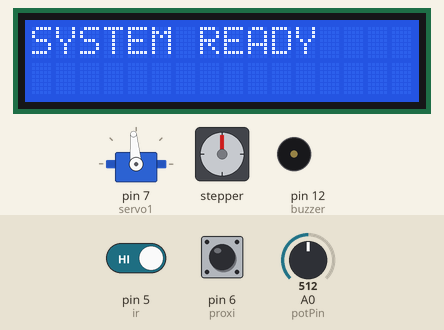
Simulated run of this sketch. Board: Arduino Uno, built with avr-gcc and run on an emulated ATmega328P. Parts: 16×2 character LCD, servo, stepper motor, buzzer (waves = sounding). Inputs (shaded band) come from the test bench; at power-on: pin 5 (ir) HIGH, pin 6 (proxi) HIGH, A0 (potPin) = 512. Stepper angles assume 4096 steps per turn; what the sketch prints to the serial monitor is not drawn.

Above: at 4.2 s.
4.3 s: pin 5 (ir) driven LOW
At 10.2 s:
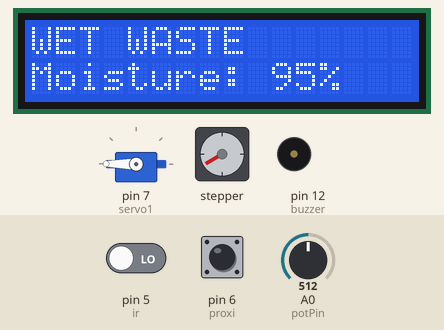
13.3 s: pin 6 (proxi) pulled LOW for 3.2 s
At 19.6 s:
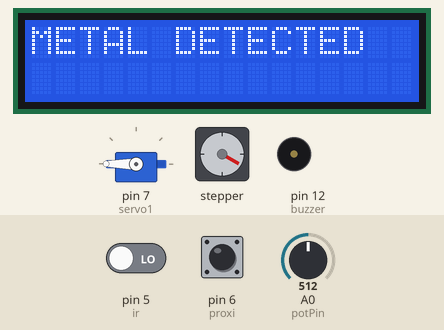
25.5 s: A0 (potPin) set to 923
At 27.9 s:
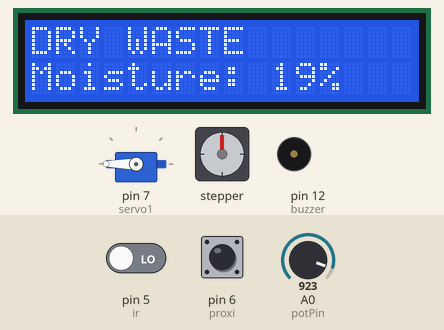
28.5 s: A0 (potPin) set to 902
At 31.7 s:
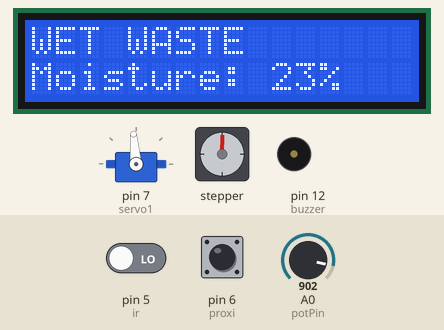
Timing chart, 0 to 31.8 s (numbered marks = the images above; inputs shaded):
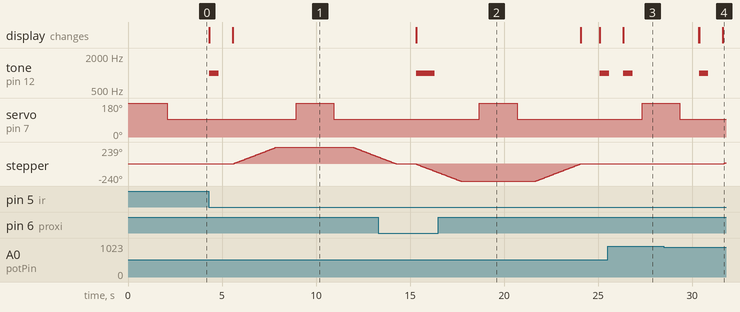

Measured:
- the behaviour switches between 916 and 915 on A0 (potPin) (found by bisection; images 3 and 4)
- after the input at 4.3 s, tone on pin 12 (buzzer): silent → 1000 Hz at once, → silent 0.50 s later; servo on pin 7 (servo1): 95° → 180° after 4.6 s, → 95° 2.0 s later; stepper: turns 239° clockwise in 2.4 s, then 139° counter-clockwise in 1.4 s; the display: first changes at once (image 1 shows a later state)
- after the input at 13.3 s, the display: changes after 2.0 s (image 2)
- after the input at 25.5 s, servo on pin 7 (servo1): 95° → 180° after 1.8 s; stepper: stops changing and stays 0°; the display: changes after 0.84 s (image 3)
- after the input at 28.5 s, stepper: turns 18° clockwise in 0.16 s, starting after 3.1 s; the display: first differs from a run without the input after 3.1 s (image 4)

The sketch:

SmartWasteSegregationSystem.ino
```cpp
//LIBRARIES

#include <Wire.h> //I2C communication enable karta hai LCD se baat karne ke liye
#include <LiquidCrystal_I2C.h> //LCD control library
#include <CheapStepper.h> //Stepper motor control
#include <Servo.h> //Servo motor control

// OBJECT CREATIONS

LiquidCrystal_I2C lcd(0x27, 16, 2); //LCD object bana Address = 0x27 Size = 16×2


Servo servo1; //Servo motor name = servo1

//PIN DEFINITIONS

#define ir 5 //IR sensor → pin 5
#define proxi 6 //Metal proximity sensor → pin 6
#define buzzer 12 //Buzzer → pin 12

//MOISTURE SENSOR VARIABLES


int potPin = A0; //Moisture sensor analog input pin
int soil=0; // Raw moisture value store
int fsoil; //Final moisture percentage
int servoAng=95; //Servo resting angle

//STEPPER OBJECT

CheapStepper stepper (11,10,9,8); //Stepper motor pins connected

//SETUP FUNCTION
//Runs only once when power ON

void setup()
{Serial.begin(9600); //Communication with laptop

  lcd.init(); //LCD ON
  lcd.backlight(); //Light ON
  lcd.print("SYSTEM READY"); //initial message

  //PIN MODES

  pinMode(proxi, INPUT_PULLUP); //Metal sensor input with pullup //“INPUT_PULLUP enables internal pull-up resistor, ensuring stable readings and avoiding floating input when sensor output is not active.”
  pinMode(ir, INPUT); //IR sensor input
  pinMode(buzzer, OUTPUT); //Buzzer output
  servo1.attach(7); //Servo connected to pin 7
  stepper.setRpm(17); //Stepper speed set

  //SERVO INITIAL POSITION

  servo1.write(180);
delay(2000);
servo1.write(servoAng);
delay(1000);
  //Gate open → close System ready state

}

//LOOP FUNCTION START

void loop()
{
  fsoil=0;//Reset moisture value
  int L =digitalRead(proxi); //Read metal sensor
Serial.print(L); //Print reading on serial monitor
if(L==0) //IF METAL DETECTED
{
  lcd.clear();
  lcd.print("METAL DETECTED"); //LCD message
  tone(buzzer, 1000, 1000); //Buzzer
 stepper.moveDegreesCCW (240); //Rotate to metal bin
delay(1000);
servo1.write(180); //Open gate
delay(2000);
servo1.write(servoAng); //Close gate
delay(1000);
stepper.moveDegreesCW (240); //Return to original position
lcd.clear();
lcd.print("SYSTEM READY"); //Show ready message again
delay(1000);
}

//IR SENSOR CHECK

if(digitalRead(ir)==0) //Object detected
{
  lcd.clear();
  lcd.print("SCANNING....."); //Show scanning
   tone(buzzer, 1000, 500); //Buzzer
   delay(1000);
  int soil=0;

  //MOISTURE MEASUREMENT LOOP

  for(int i=0;i<3;i++) //Read moisture 3 times
    {
    soil = analogRead(potPin) ; //Read sensor
      soil = constrain(soil, 485, 1023); //Limit range
        fsoil = (map(soil, 485, 1023, 100, 0))+fsoil; //Convert to %
          delay(75);
      }
    fsoil=fsoil/3; //Average
    Serial.print(fsoil);
    Serial.print("%");Serial.print("\n");

    if(fsoil>20) //IF WET
           {
            lcd.clear();
            lcd.print("WET WASTE"); //Show wet message
            lcd.setCursor(0,1);
            lcd.print("Moisture: "); lcd.print(fsoil); lcd.print("%");
            stepper.moveDegreesCW (240); //Rotate to wet bin
            delay(1000);
              servo1.write(180); //Open gate
              delay(2000);
              servo1.write(servoAng); // Close gate
                delay(1000);
              stepper.moveDegreesCCW (240); //Return to Original Position
                delay(1000);
              }

      else {
        lcd.clear();
        lcd.print("DRY WASTE"); //ELSE → DRY Show dry message
        lcd.setCursor(0,1);
        lcd.print("Moisture: ");  lcd.print(fsoil); lcd.print("%");
         tone(buzzer, 1000, 500);
           delay(1000);
            servo1.write(180); //Open gate
              delay(2000);
              servo1.write(servoAng); // Close gate
                delay(1000);
                lcd.clear();
                lcd.print("SYSTEM READY");
                }
}

}
```
